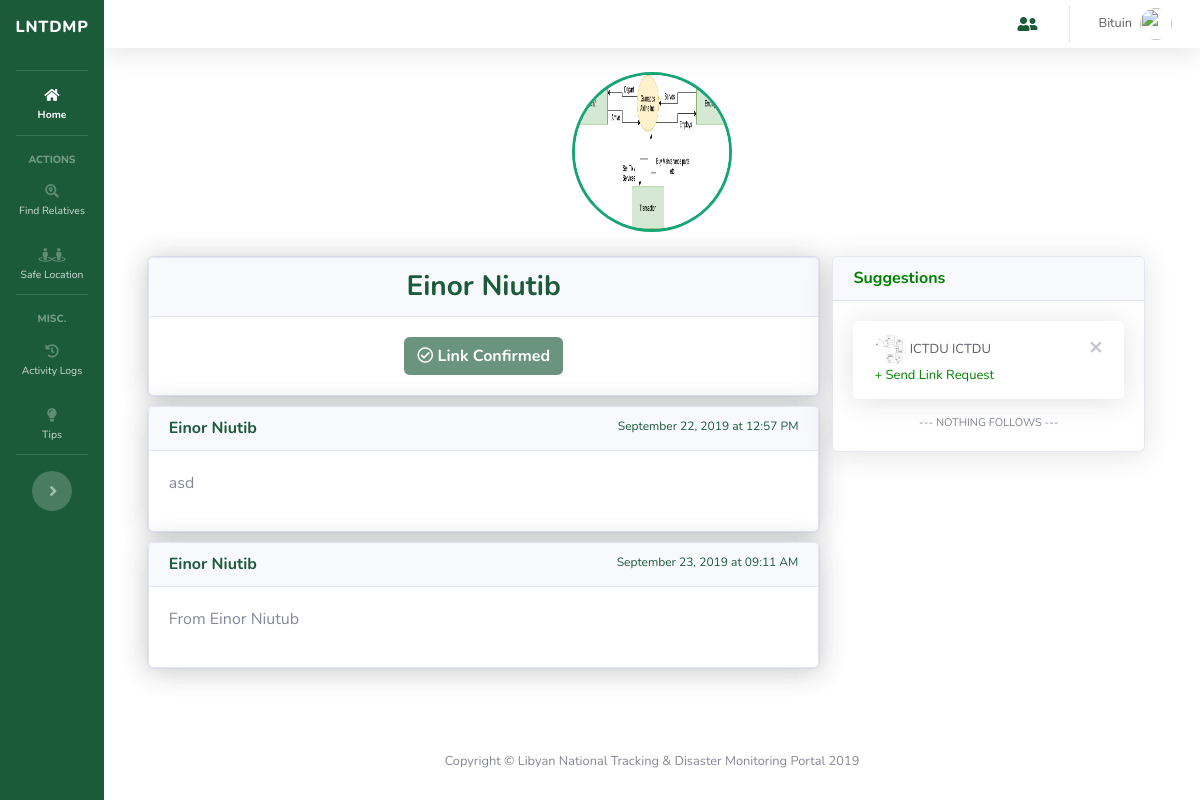
/link.php?linkid=1 (signed in), run on the app's committed database.
### tables this page shows
CREATE TABLE `users` (
  `id` int(12) NOT NULL,
  `firstname` varchar(128) NOT NULL,
  `lastname` varchar(128) NOT NULL,
  `email` varchar(128) NOT NULL,
  `password` varchar(128) NOT NULL,
  `level_access` varchar(128) NOT NULL DEFAULT 'user',
  `profile_image` varchar(128) NOT NULL DEFAULT 'img/default_profile.png'
);

CREATE TABLE `user_posts` (
  `id` int(11) NOT NULL,
  `user_id` varchar(12) DEFAULT NULL,
  `user_post` text DEFAULT NULL,
  `user_location` text DEFAULT NULL,
  `date_added` datetime NOT NULL DEFAULT current_timestamp()
);

### process_post.php (called while the page is built, shortened)
<?php
	$user_id =  $_SESSION['user_id'];
?>

### link.php (the view, shortened to what this page needs)
<?php
  require_once('process_post.php');
  $getUsersSuggestion = mysqli_query($mysqli, "SELECT * FROM users
    WHERE (id NOT IN (SELECT from_user_id FROM user_links WHERE from_user_id = '$user_id')
    AND id NOT IN (SELECT to_user_id FROM user_links WHERE from_user_id = '$user_id'))
    AND
    (id NOT IN (SELECT from_user_id FROM user_links WHERE to_user_id = '$user_id')
    AND id NOT IN (SELECT to_user_id FROM user_links WHERE to_user_id = '$user_id'))
    AND id <> '$user_id'
    LIMIT 10");
$requested = false;
$requester = false;
  if(isset($_GET['linkid'])){
    $linkID = $_GET['linkid'];
    $getLink = mysqli_query($mysqli, " SELECT * FROM users WHERE id = '$linkID' ");
    if(mysqli_num_rows($getLink)==0){
      header("location: index.php");
    }
    else{
      $newLink = $getLink->fetch_array();
    }
    $getRequest = mysqli_query($mysqli, "SELECT *
      FROM user_links
      WHERE (from_user_id = '$linkID'
      AND to_user_id = '$user_id')
      OR (from_user_id = '$user_id'
      AND to_user_id = '$linkID')");
    if(mysqli_num_rows($getRequest)>0){
      $requested = true;
      $checkRequester =  mysqli_query($mysqli, "SELECT *
        FROM user_links
        WHERE from_user_id = '$user_id'
        AND to_user_id = '$linkID' ");
       if(mysqli_num_rows($checkRequester)>0){
        $requester = true;
       }
       else{
        $requester = false;
       }
    }
    else{
      $requested = false;
    }
  }
  else{
    header("location: index.php");
  }
  $confirmed = false;
  $getConfirmRequest = mysqli_query($mysqli, "SELECT * FROM user_links
    WHERE ((from_user_id = '$linkID'
    AND to_user_id = '$user_id')
    OR (from_user_id = '$user_id'
    AND to_user_id = '$linkID'))
    AND linked = 'true' ");
  if(mysqli_num_rows($getConfirmRequest)>0){
     $confirmed = true;
  }
include('sidebar.php');
?>
    <div id="content-wrapper" class="d-flex flex-column">
      <div id="content">
<?php require('topbar.php'); ?>
        <div class="container-fluid">
            <div class="align-items-center mb-4">
              <center><img style="width: 10rem; height: 10rem; border-radius: 50%; border: 3px solid #17A673;" src="<?php echo  $newLink['profile_image']; ?>"></center>
            </div>
          <div class="row">
            <div class="col-md-8" style="/* width: 70%;height:500px;background-color:green; */">
              <div class="card shadow row mb-2" style="/*height:150px ; background-color: red;*/">
                <div class="card shadow">
                  <div class="card-header text-center" style="width: 100%;">
                    <h3 class="m-0 font-weight-bold" style="color: #1b5b3a;"><?php echo $linkFullname = $newLink['firstname'].' '.$newLink['lastname']; ?></h3>
                  </div>
                 <div class="card-body text-center">
<?php
if(!$confirmed){
  if($requested){ ?>
                  <table width="100%">
                    <tr>
                      <td><button class="btn btn-sm float-right" id="dropdownMenuButtonConfirm" data-toggle="dropdown" aria-haspopup="true" aria-expanded="false" style="background-color: green; color: white;" <?php if($requester){echo "disabled";} ?> ><i class="far fa-check-circle"></i><?php if($requester){echo " Pending Request";} else{echo " Confirm Request";} ?></button>
                        <div class="dropdown-menu" aria-labelledby="dropdownMenuButtonConfirm">Confirm Request? You can't undo the changes
                          <br/>
                          <a href="process_post.php?confirmfromlink=<?php echo $linkID;?>&tolink=<?php echo $user_id; ?>" class='btn btn-primary btn-sm'><i class="far fa-check-circle"></i> Confirm</a>
                          <a href="#" class='btn btn-secondary btn-sm'><i class="far fa-window-close"></i> Cancel</a>
                        </div>
                      </td>
                      <td><button class="btn btn-sm btn-danger float-left" id="dropdownMenuButtonDelete" data-toggle="dropdown" aria-haspopup="true" aria-expanded="false"><i class="far fa-trash-alt"></i> Delete Request</button>
                        <div class="dropdown-menu" aria-labelledby="dropdownMenuButtonDelete">Delete Request? You can't undo the changes
                          <br/>
                          <a href="#" class='btn btn-danger btn-sm'><i class="far fa-trash-alt"></i> Confirm Delete</a>
                          <a href="#" class='btn btn-secondary btn-sm'><i class="far fa-window-close"></i> Cancel</a>
                        </div>
                      </td>
                    </tr>
                  </table>
<?php } else{ ?>
               <a href="process_post.php?addlink=<?php echo $linkID; ?>" class="btn btn-sm btn-success">+ Send Link Request</a>
<?php }
}
else{
  echo "<button class='btn text-center font-weight-bold disabled' style='background-color: #1b5b3a; color: white;'><i class='far fa-check-circle'></i> Link Confirmed</button>";
}
?>
                </div>
                </div>
              </div>
<?php
  $getPosts = mysqli_query($mysqli, " SELECT * FROM user_posts WHERE user_id = '$linkID' ");
  if($confirmed){
  while($newPosts=$getPosts->fetch_assoc()){
    $getDateAdded = date_create($newPosts['date_added']);
    $date_added = date_format($getDateAdded, 'F j, Y');
    $time_added = date_format($getDateAdded, 'h:i A');
    $newDateAdded = $date_added.' at '.$time_added;
?>
              <div class="card shadow row mb-2">
                <div class="card shadow">
                  <div class="card-header">
                    <h6 class="m-0 font-weight-bold" style="color: #1b5b3a;" ><?php echo $linkFullname;  ?>
                    <span class="float-right font-weight-normal" style="font-size: 12px;"><?php echo $newDateAdded; ?></span></h6>
                  </div>
                  <div class="card-body">
                    <p> <?php echo $newPosts['user_post'];?> </p>
                  </div>
                </div>
              </div>
            <?php }
          }else { ?>
            <div class="card shadow row mb-2 alert alert-warning">Status posts are hidden to strangers</div>
<?php } ?>
            </div>
            <div class="col-md-4">
                <div class="card shadow">
                <div class="card-header">
                  <h6 class="m-0 font-weight-bold" style="color: green;">Suggestions</h6>
                </div>
                <div class="card-body">
<?php while($newUsersSuggestion=$getUsersSuggestion->fetch_assoc()){ ?>
                    <?php include("suggestions.php"); ?>
<?php } ?>
                 <center style="font-size: 11px;">--- NOTHING FOLLOWS ---</center>
                </div>
                </div>
            </div>
          </div>
        </div>
      </div>
<?php
  include('footer.php');
?>

### sidebar.php (shortened to what this page needs)
<!DOCTYPE html>
<html lang="en">
<head>
  <link href="vendor/fontawesome-free/css/all.min.css" rel="stylesheet" type="text/css">
  <link href="css/sb-admin-2.min.css" rel="stylesheet">
  <link href="vendor/datatables/dataTables.bootstrap4.min.css" rel="stylesheet">
</head>
<body id="page-top">
  <div id="wrapper">
    <ul class="navbar-nav bg-gradient-primary sidebar sidebar-dark accordion toggled" id="accordionSidebar">
      <a class="sidebar-brand d-flex align-items-center justify-content-center" href="index.php">
        <div class="nav-item">LNTDMP</div>
      </a>
      <hr class="sidebar-divider my-0">
      <li class="nav-item active">
        <a class="nav-link" href="index.php">
          <i class="fas fa-home"></i>
          <span>Home</span></a>
      </li>
      <hr class="sidebar-divider">
      <div class="sidebar-heading">
        Actions
      </div>
      <li class="nav-item">
        <a class="nav-link collapsed" href="#" data-toggle="collapse" data-target="#buildings" aria-expanded="true" aria-controls="buildings">
          <i class="fas fa-search-location"></i>
          <span>Find Relatives</span>
        </a>
      </li>
      <li class="nav-item">
        <a class="nav-link" href="#">
          <i class="fas fa-street-view"></i><i class="fas fa-street-view"></i>
          <span>Safe Location</span></a>
      </li>
      <hr class="sidebar-divider d-none d-md-block">
      <div class="sidebar-heading">
        Misc.
      </div>
      <li class="nav-item">
        <a class="nav-link" href="#">
          <i class="fas fa-history"></i>
          <span>Activity Logs</span></a>
      </li>
      <li class="nav-item">
        <a class="nav-link" href="#">
          <i class="fas fa-lightbulb"></i>
          <span>Tips</span></a>
      </li>
      <hr class="sidebar-divider d-none d-md-block">
      <div class="text-center d-none d-md-inline">
        <button class="rounded-circle border-0" id="sidebarToggle"></button>
      </div>
    </ul>

### topbar.php (shortened to what this page needs)
<nav class="navbar navbar-expand navbar-light bg-white topbar mb-4 static-top shadow">
  <ul class="navbar-nav ml-auto">
    <li class="nav-item dropdown no-arrow mx-1">
      <a class="nav-link dropdown-toggle" href="#" id="alertsDropdown" role="button" data-toggle="dropdown" aria-haspopup="true" aria-expanded="false">
        <i class="fas fa-user-friends" style="color: #1B5B3A;"></i>
      </a>
    </li>
    <li class="nav-item dropdown no-arrow">
      <a class="nav-link dropdown-toggle" href="#" id="userDropdown" role="button" data-toggle="dropdown" aria-haspopup="true" aria-expanded="false">
        <span class="mr-2 d-none d-lg-inline text-gray-800 small"><?php echo $_SESSION['full_name']; ?></span>
        <img src="<?php echo $_SESSION['profile_image']; ?>" style="width: 2rem; height: 2rem; border-radius: 50%;">
      </a>
    </li>
  </ul>
</nav>

### suggestions.php
<div class="mb-2">
	<div class="shadow alert alert-dismissible" style="font-size: 13px;" role="alert">
		<a href="#" class="close" data-dismiss="alert" aria-label="close">&times;</a>
		<a href="link.php?linkid=<?php echo $newUsersSuggestion['id']; ?>" class="text-gray-800"><img style="width: 2rem; height: 2rem; border-radius: 50%;" src="<?php echo $newUsersSuggestion['profile_image']; ?>"> <?php echo $newUsersSuggestion['firstname'].' '.$newUsersSuggestion['lastname']; ?></a>
		<br/>
		<a href="process_post.php?addlink=<?php echo $newUsersSuggestion['id']; ?>" class="" style="color: green;">+ Send Link Request</a>
	</div>
</div>

### footer.php (shortened to what this page needs)
      <footer class="sticky-footer bg-white">
        <div class="container my-auto">
          <div class="copyright text-center my-auto">
            <span>Copyright &copy; Libyan National Tracking & Disaster Monitoring Portal 2019</span>
          </div>
        </div>
      </footer>
    </div>
  </div>
</body>
</html>

### sidebar.php (style rules this page uses)
a:link { text-decoration: none; }
.topbar { height: 3rem !important; }
.bg-gradient-primary { background-color: #1b5b3a !important; background-image: none !important; background-image: none !important; background-size: cover !important; }
.container-fluid { background-color: white; padding-left: 5% !important; padding-right: 5% !important; }
#content-wrapper { background-color: white !important; }
::placeholder { opacity: 0.7 !important; }

### data on the page
users: profile_image (picture), firstname+lastname "Einor Niutib"
user_posts: user.lastname "Einor Niutib", date_added "September 22, 2019 at 12:57 PM", user_post "asd"
user_posts: user.lastname "Einor Niutib", date_added "September 23, 2019 at 09:11 AM", user_post "From Einor Niutub"
users: profile_image (picture), firstname "ICTDU", lastname "ICTDU"

### other printed values
$_SESSION['full_name'] "Bituin"
